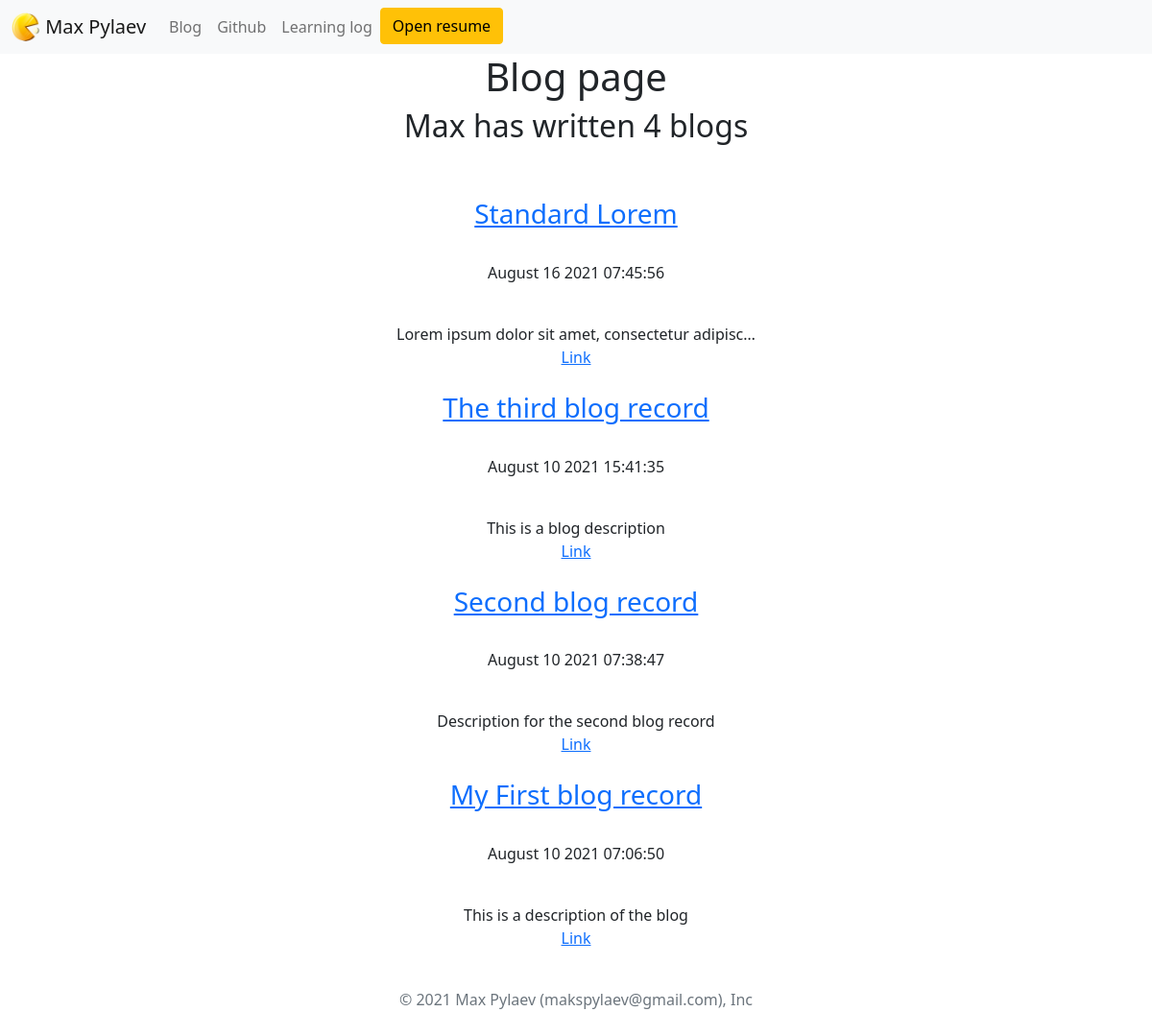
Screenshot of /blog/ with the database file from the repository.
### blog/models.py (models this page shows, shortened)
class Blog(models.Model):
  title = models.CharField(max_length=200)
  date = models.DateTimeField(auto_now=True)
  description = models.TextField()
  url = models.URLField()

### blog/views.py (the view)
# urls.py: path('', views.all_blogs, name='all_blogs'),
def all_blogs(request):
  blog_count = Blog.objects.count()
  blogs = Blog.objects.order_by('-date')[:5]
  return render(request, 'blog/all_blogs.html', {'blogs' : blogs, 'blog_count' : blog_count})

### blog/templates/blog/all_blogs.html
{% extends 'portfolio/base.html' %}
{% block content %}
<div align="center">
  <h1>Blog page</h1>
  <h2>Max has written {{ blog_count }} blog{{ blog_count | pluralize }}</h2>
  {% for blog in blogs %}
    <br>
    <br>
    <a href="{% url 'blog:detail' blog.id %}"><h3>{{ blog.title }}</h3></a>
    <br>
    <p>{{ blog.date | date:'F d Y H:i:s' }}</p>
    <br>
    {{ blog.description | striptags | truncatechars:50 }}
    {% if blog.url %}
      <br>
      <a href="{{ blog.url }}">Link</a>
    {% endif %}
  {% endfor %}
</div>
{% endblock %}

### portfolio/templates/portfolio/base.html (shortened to what this page needs)
{% load static %}
<!doctype html>
<html lang="en">
  <head>
    <link href="https://cdn.jsdelivr.net/npm/bootstrap@5.1.0/dist/css/bootstrap.min.css" rel="stylesheet">
  </head>
  <body>
    <nav class="navbar navbar-expand-lg navbar-light bg-light">
      <div class="container-fluid">
        <a class="navbar-brand" href="{% url 'home' %}" data-bs-toggle="tooltip"
          data-bs-placement="bottom" title="To main">
          <img src="{% static 'portfolio/logo.png' %}" width="30" height="30"
            class="d-inline-block align-top" alt="Max's Logo">
          <span>Max Pylaev</span>
        </a>
        <div class="collapse navbar-collapse" id="navbarNav">
          <ul class="navbar-nav">
            <li class="nav-item">
              <a class="nav-link" href="{% url 'blog:all_blogs' %}">Blog</a>
            </li>
            <li class="nav-item">
              <a class="nav-link" href="https://github.com/maks-py" target="_blank">Github</a>
            </li>
            <li class="nav-item">
              <a class="nav-link" href="https://dry-reef-49092.herokuapp.com/" target="_blank">Learning log</a>
            </li>
            <li>
              <a role="button" href="{% static 'portfolio/resume.pdf' %}" class="btn btn-warning">Open resume</a>
            </li>
          </ul>
        </div>
      </div>
    </nav>
    <div class="container">
      {% block content %}{% endblock %}
    </div>
  </body>
  <footer class="py-3 my-4">
    <p class="text-center text-muted">© 2021 Max Pylaev (makspylaev@gmail.com), Inc</p>
  </footer>
</html>

### rows the page displays
Blog: title "Standard Lorem", date "August 16 2021 07:45:56", description "Lorem ipsum dolor sit amet, consectetur adipisc…"
Blog: title "The third blog record", date "August 10 2021 15:41:35", description "This is a blog description"
Blog: title "Second blog record", date "August 10 2021 07:38:47", description "Description for the second blog record"
Blog: title "My First blog record", date "August 10 2021 07:06:50", description "This is a description of the blog"

### other values shown
{{ blog_count }} "4"
{{ blog_count | pluralize }} "s"
